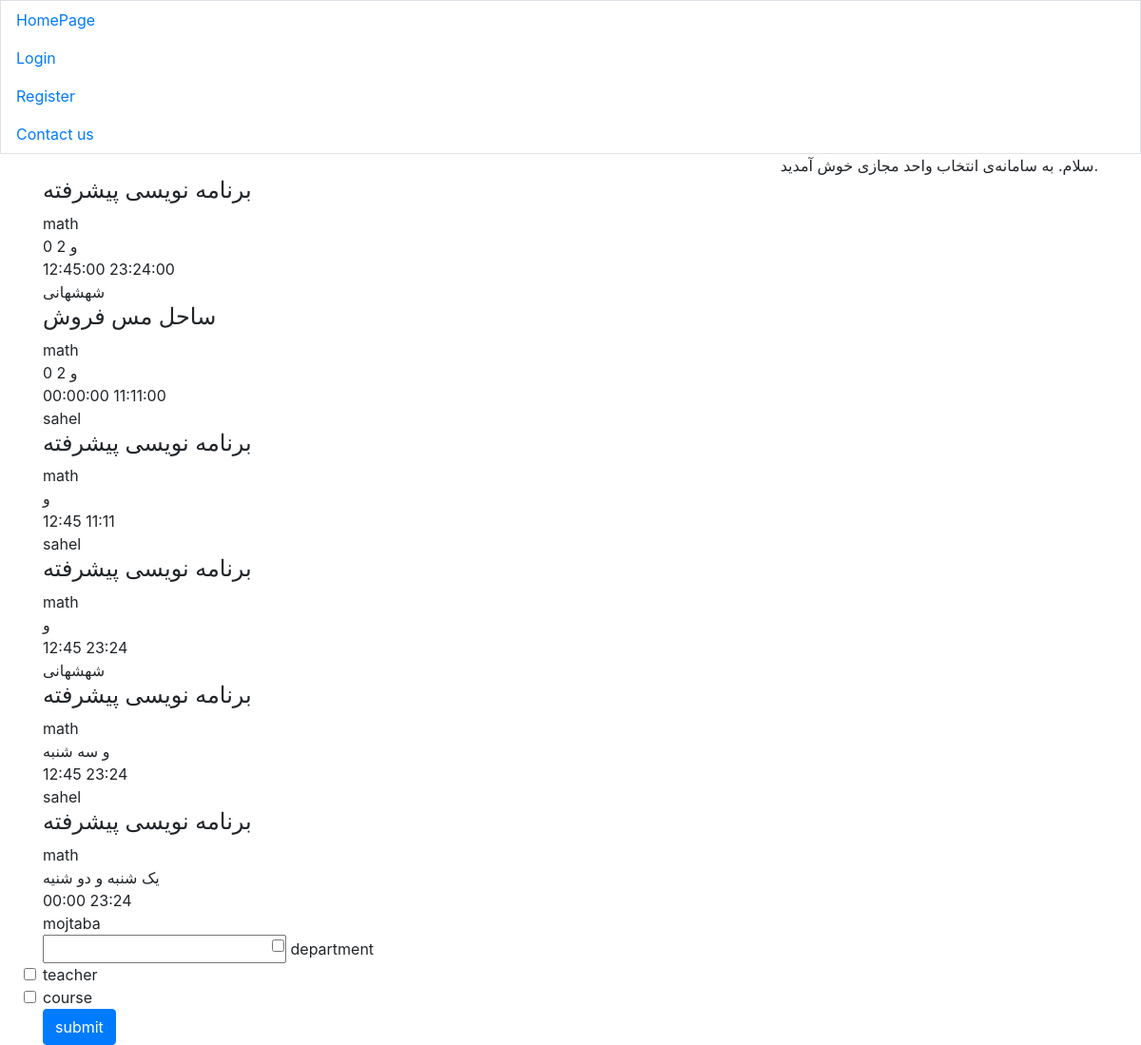
Before: /all_courses with the older database file.
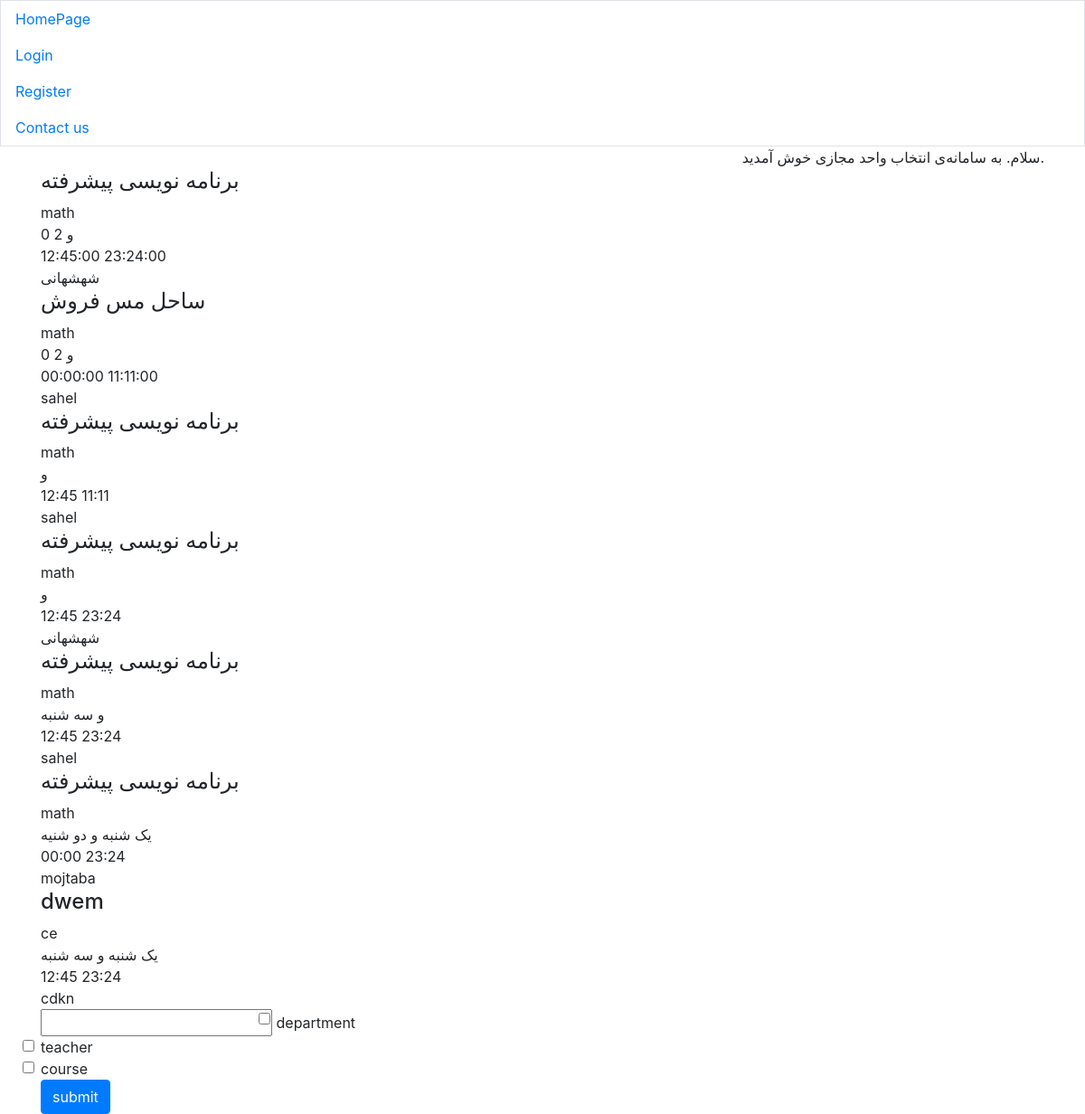
After: the same page with the newer database file.
### pages/models.py (models this page shows)
class Course(models.Model):
    department = models.CharField(max_length=150, blank=False)
    name = models.CharField(max_length=150, blank=False)
    course_number = models.IntegerField(blank=False)
    group_number = models.IntegerField(blank=False)
    teacher = models.CharField(max_length=150, blank=False)
    exam_date = models.DateField(blank=False, default="2016-01-11")
    start_time = models.CharField(max_length=7)
    end_time = models.CharField(max_length=6)
    Saturday = 'شنبه'
    Sunday = 'یک شنبه'
    Monday = 'دو شنیه'
    Tuesday = 'سه شنبه'
    Wensday = 'چهارشنیه'
    DAYS = [
        (Saturday, 'شنبه'),
        (Sunday, 'یک شنبه'),
        (Monday, 'دو شنیه'),
        (Tuesday, 'سه شنبه'),
        (Wensday, 'چهارشنیه')
    ]
    first_day = models.CharField(
        max_length=20,
        choices=DAYS,
        blank=False
    )
    second_day = models.CharField(
        max_length=20,
        choices=DAYS,
    )

### pages/views.py (the view, shortened to what this page needs)
# urls.py: path('all_courses', all_courses, name='all_courses')
def all_courses(request):
    courses = Course.objects.all()
    return render(request, 'courses.html', {'courses': courses})

### templates/courses.html (shortened to what this page needs)
{% extends 'base1.html' %}
{% block content %}
<div id="all_courses">
    {% for course in courses %}
        <div class="{{ course.course_number }}_{{ course.group_number }}">
            <h4>{{ course.name }}</h4>
            <div>{{ course.department }}</div>
            <div>{{ course.first_day }} و {{ course.second_day }}</div>
            <div>{{ course.start_time }} {{ course.end_time }}</div>
            <div>{{ course.teacher }}</div>
        </div>
    {% endfor %}
</div>
<form action="" id="search_form" method="post">
        <input type="text" name="search_query" class="form_control" >
        <input type="checkbox" name="department" class="form-check-input" value="2">department <br>
        <input type="checkbox" name="teacher" class="form-check-input" value="1">teacher <br>
        <input type="checkbox" name="course" class="form-check-input" value="3">course <br>
        <button type="submit" class="btn btn-primary" name="submit">submit</button>
</form>
{% endblock %}

Changed rows visible on the page:
added Course: name "dwem", department "ce", first_day "یک شنبه", second_day "سه شنبه", start_time "12:45", end_time "23:24", teacher "cdkn"
